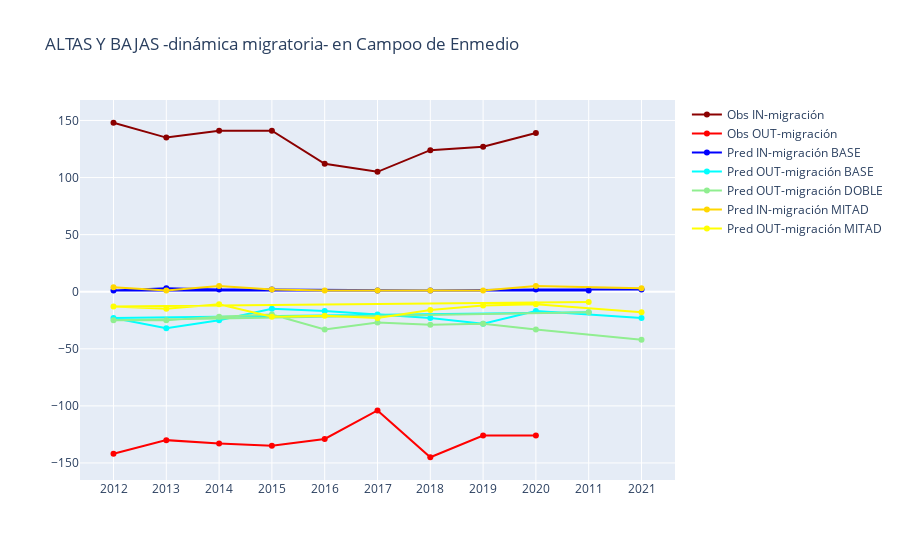

The notebook cell this image was saved under:
### Code cell
plotter(df_18_in, df_18_out,
        df_19_in, df_19_out,
        df_20_in, df_20_out,
        "39027", "Campoo de Enmedio")

### Figure 1 — Plotly figure (JSON) as saved in the notebook; plotly's stock layout.template omitted (floating-point values rounded to 4 significant figures)
{"data": [{"marker": {"color": "darkred"}, "mode": "lines+markers", "name": "Obs IN-migración", "showlegend": true, "type": "scatter", "x": ["2012", "2013", "2014", "2015", "2016", "2017", "2018", "2019", "2020"], "y": [148, 135, 141, 141, 112, 105, 124, 127, 139]}, {"marker": {"color": "red"}, "mode": "lines+markers", "name": "Obs OUT-migración", "showlegend": true, "type": "scatter", "x": ["2012", "2013", "2014", "2015", "2016", "2017", "2018", "2019", "2020"], "y": [-142, -130, -133, -135, -129, -104, -145, -126, -126]}, {"marker": {"color": "blue"}, "mode": "lines+markers", "name": "Pred IN-migración BASE", "showlegend": true, "type": "scatter", "x": [2011, 2012, 2013, 2014, 2015, 2017, 2018, 2020, 2021], "y": [1, 1, 3, 2, 2, 1, 1, 2, 2]}, {"marker": {"color": "cyan"}, "mode": "lines+markers", "name": "Pred OUT-migración BASE", "showlegend": true, "type": "scatter", "x": [2011, 2012, 2013, 2014, 2015, 2016, 2017, 2018, 2019, 2020, 2021], "y": [-18, -23, -32, -25, -15, -17, -20, -23, -28, -17, -23]}, {"marker": {"color": "green"}, "mode": "lines+markers", "name": "Pred IN-migración DOBLE", "showlegend": true, "type": "scatter", "x": [], "y": []}, {"marker": {"color": "lightgreen"}, "mode": "lines+markers", "name": "Pred OUT-migración DOBLE", "showlegend": true, "type": "scatter", "x": [2011, 2012, 2013, 2014, 2015, 2016, 2017, 2018, 2019, 2020, 2021], "y": [-18, -25, -25, -22, -20, -33, -27, -29, -28, -33, -42]}, {"marker": {"color": "gold"}, "mode": "lines+markers", "name": "Pred IN-migración MITAD", "showlegend": true, "type": "scatter", "x": [2012, 2013, 2014, 2015, 2016, 2017, 2018, 2019, 2020, 2021], "y": [4, 1, 5, 2, 1, 1, 1, 1, 5, 3]}, {"marker": {"color": "yellow"}, "mode": "lines+markers", "name": "Pred OUT-migración MITAD", "showlegend": true, "type": "scatter", "x": [2011, 2012, 2013, 2014, 2015, 2016, 2017, 2018, 2019, 2020, 2021], "y": [-9, -13, -15, -11, -22, -21, -23, -16, -12, -11, -18]}], "layout": {"title": {"text": "ALTAS Y BAJAS -dinámica migratoria- en Campoo de Enmedio"}}}
